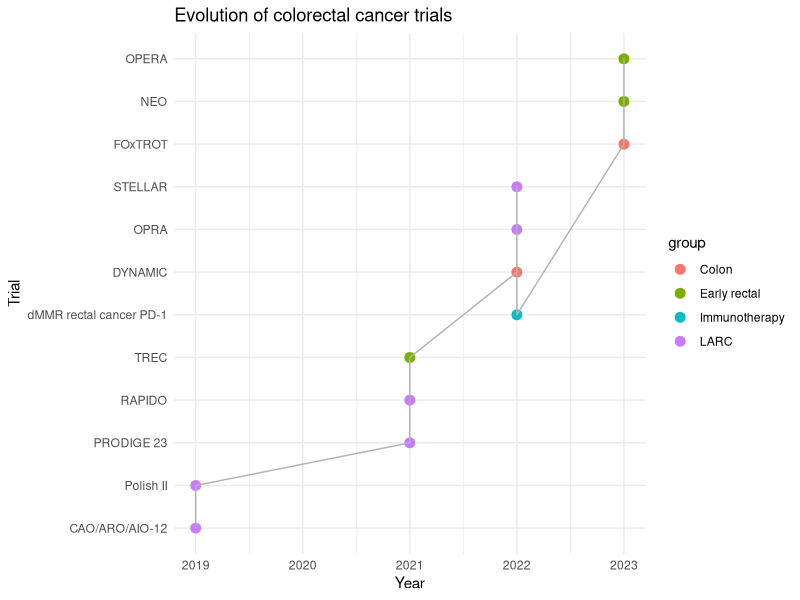

Write R code to recreate this figure.
## ---- chunk 1
#| label: evolution of CRC trials

library(ggplot2)

library(dplyr)

trials <- tibble::tribble(

~year, ~trial, ~group,

2019, "CAO/ARO/AIO-12", "LARC",

2019, "Polish II", "LARC",

2021, "PRODIGE 23", "LARC",

2021, "RAPIDO", "LARC",

2022, "DYNAMIC", "Colon",

2022, "STELLAR", "LARC",

2022, "OPRA", "LARC",

2022, "dMMR rectal cancer PD-1", "Immunotherapy",

2023, "FOxTROT", "Colon",

2023, "OPERA", "Early rectal",

2023, "NEO", "Early rectal",

2021, "TREC", "Early rectal"

)

ggplot(trials, aes(x = year, y = reorder(trial, year), color = group)) +

geom_point(size = 3) +

geom_line(aes(group = 1), color = "grey70") +

theme_minimal() +

labs(x = "Year", y = "Trial", title = "Evolution of colorectal cancer trials")
